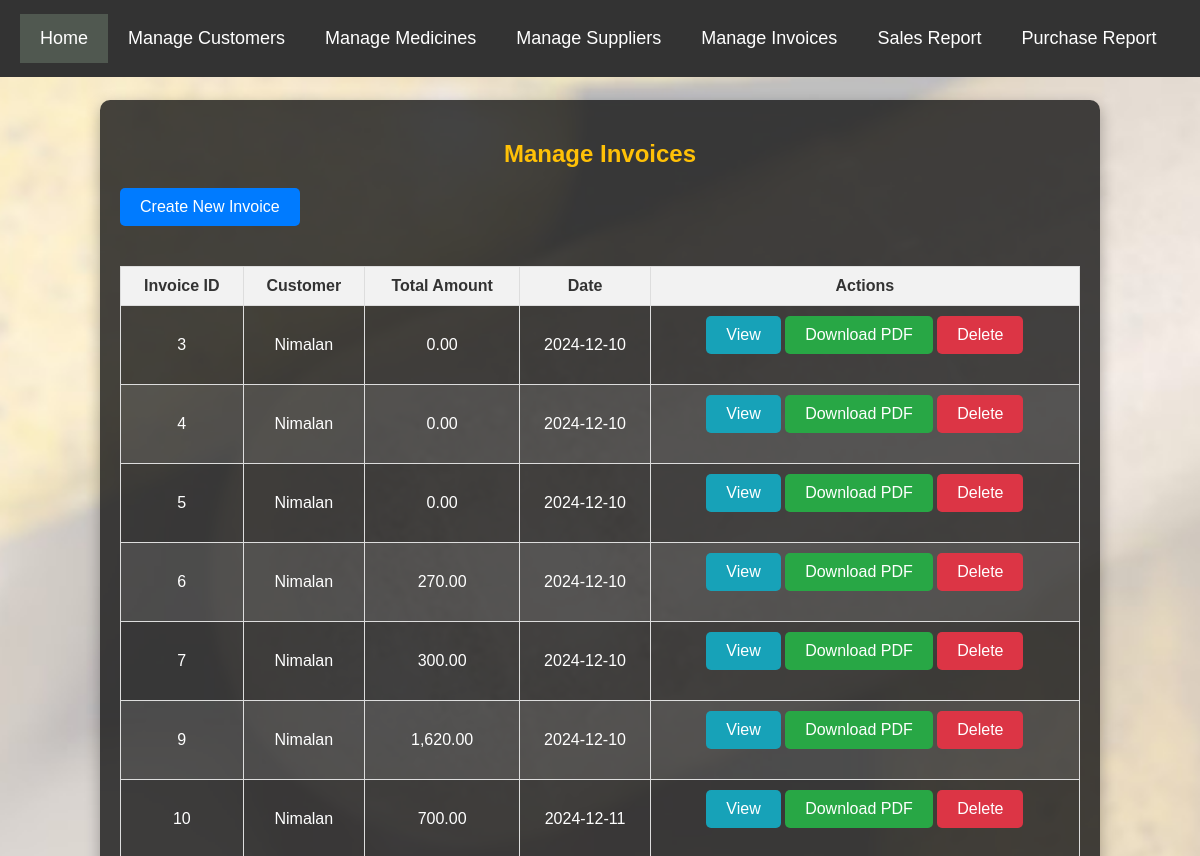
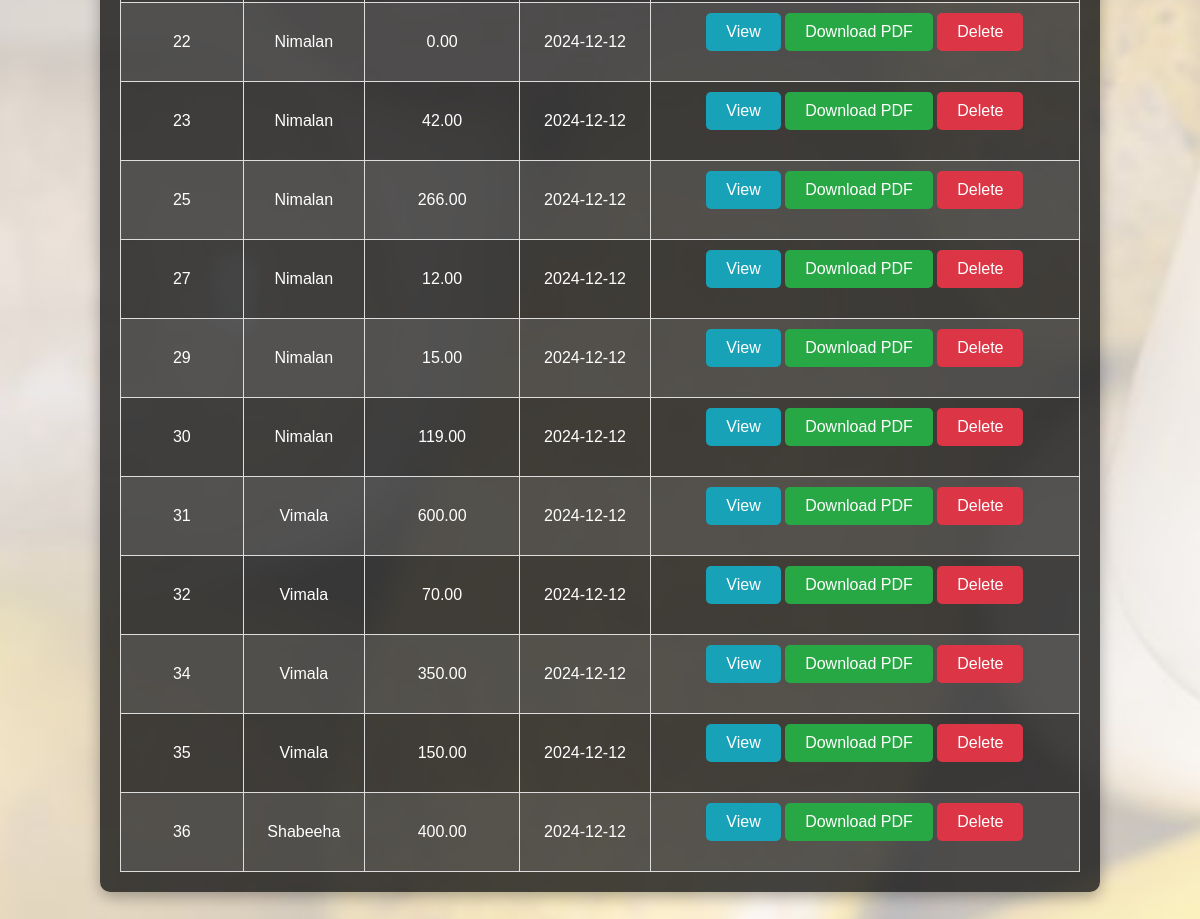
The app's page /manage_invoice.php (signed in) with its own data (2 pictures, top to bottom).
### tables this page shows
CREATE TABLE `invoices` (
  `invoice_id` int(11) NOT NULL,
  `customer_id` int(11) DEFAULT NULL,
  `total_amount` decimal(10,2) DEFAULT NULL,
  `date` date DEFAULT NULL
);

CREATE TABLE `customers` (
  `customer_id` int(11) NOT NULL,
  `name` varchar(100) DEFAULT NULL,
  `contact` varchar(20) DEFAULT NULL,
  `email` varchar(50) DEFAULT NULL
);

### public/manage_invoice.php (the view, shortened to what this page needs)
<?php
include('../includes/db.php');
$sql = "SELECT invoices.invoice_id, customers.name AS customer_name, invoices.total_amount, invoices.date
        FROM invoices
        JOIN customers ON invoices.customer_id = customers.customer_id";
$result = $conn->query($sql);
?>
<!DOCTYPE html>
<html lang="en">
<head>
</head>
<body>
<div class="navbar">
    <a href="dashboard.php" class="active">Home</a>
    <a href="manage_customer.php">Manage Customers</a>
    <a href="manage_medicine.php">Manage Medicines</a>
    <a href="manage_supplier.php">Manage Suppliers</a>
    <a href="manage_invoice.php">Manage Invoices</a>
    <a href="sales_report.php">Sales Report</a>
    <a href="purchase_report.php">Purchase Report</a>
</div>
    <div class="container">
        <h2>Manage Invoices</h2>
        <a href="new_invoice.php" class="btn btn-primary">Create New Invoice</a>
        <table class="table">
            <thead>
                <tr>
                    <th>Invoice ID</th>
                    <th>Customer</th>
                    <th>Total Amount</th>
                    <th>Date</th>
                    <th>Actions</th>
                </tr>
            </thead>
            <tbody>
                <?php
                if ($result->num_rows > 0) {
                    while ($row = $result->fetch_assoc()) {
                        echo "<tr>";
                        echo "<td>" . $row['invoice_id'] . "</td>";
                        echo "<td>" . $row['customer_name'] . "</td>";
                        echo "<td>" . number_format($row['total_amount'], 2) . "</td>";
                        echo "<td>" . $row['date'] . "</td>";
                        echo "<td>
                            <a href='view_invoice.php?invoice_id=" . $row['invoice_id'] . "' class='btn btn-info'>View</a>
                            <a href='generate_invoice_pdf.php?invoice_id=" . $row['invoice_id'] . "' class='btn btn-success'>Download PDF</a>
                            <a href='?delete=" . $row['invoice_id'] . "' class='btn btn-danger' onclick='return confirm(\"Are you sure you want to delete this invoice?\")'>Delete</a>
                        </td>";
                        echo "</tr>";
                    }
                } else {
                    echo "<tr class='table-empty'><td colspan='5'>No invoices found.</td></tr>";
                }
                ?>
            </tbody>
        </table>
    </div>
</body>
</html>

### public/manage_invoice.php (style rules this page uses)
body { background-image: url('../images/cap.jpg'); background-repeat: no-repeat; background-attachment: fixed; background-size: cover; background-position: center; font-family: Verdana, sans-serif; color: #fff; margin: 0; padding: 0; }
.container { width: 80%; margin: 100px auto; padding: 20px; background-color: rgba(22, 22, 22, 0.8); border-radius: 10px; box-shadow: 0 5px 15px rgba(0, 0, 0, 0.3); }
h2 { text-align: center; color: #ffc107; margin-bottom: 20px; }
.btn { display: inline-block; padding: 10px 20px; font-size: 16px; color: #fff; text-decoration: none; border-radius: 5px; margin-bottom: 20px; transition: background-color 0.3s ease; }
.btn-primary { background-color: #007bff; }
.btn-info { background-color: #17a2b8; }
.btn-success { background-color: #28a745; }
.btn-danger { background-color: #dc3545; }
.table { width: 100%; border-collapse: collapse; margin-top: 20px; }
.table th, .table td { border: 1px solid #ddd; padding: 10px; text-align: center; }
.table th { background-color: #f2f2f2; color: #333; }
.table tr:nth-child(even) { background-color: rgba(255, 255, 255, 0.1); }
.table td { color: #fff; }
.navbar { background-color: #333; overflow: hidden; padding: 14px 20px; position: fixed; width: 100%; top: 0; left: 0; z-index: 9999; }
.navbar a { float: left; display: block; color: #fff; text-align: center; padding: 14px 20px; text-decoration: none; font-size: 18px; font-family: Verdana, sans-serif; }
.navbar a.active { background-color: #505850; color: white; }

### records on screen
invoices: invoice_id "3", customer.name "Nimalan", total_amount "0.00", date "2024-12-10"
invoices: invoice_id "4", customer.name "Nimalan", total_amount "0.00", date "2024-12-10"
invoices: invoice_id "5", customer.name "Nimalan", total_amount "0.00", date "2024-12-10"
invoices: invoice_id "6", customer.name "Nimalan", total_amount "270.00", date "2024-12-10"
invoices: invoice_id "7", customer.name "Nimalan", total_amount "300.00", date "2024-12-10"
invoices: invoice_id "9", customer.name "Nimalan", total_amount "1,620.00", date "2024-12-10"
invoices: invoice_id "10", customer.name "Nimalan", total_amount "700.00", date "2024-12-11"
invoices: invoice_id "22", customer.name "Nimalan", total_amount "0.00", date "2024-12-12"
invoices: invoice_id "23", customer.name "Nimalan", total_amount "42.00", date "2024-12-12"
invoices: invoice_id "25", customer.name "Nimalan", total_amount "266.00", date "2024-12-12"
invoices: invoice_id "27", customer.name "Nimalan", total_amount "12.00", date "2024-12-12"
invoices: invoice_id "29", customer.name "Nimalan", total_amount "15.00", date "2024-12-12"
invoices: invoice_id "30", customer.name "Nimalan", total_amount "119.00", date "2024-12-12"
invoices: invoice_id "31", customer.name "Vimala", total_amount "600.00", date "2024-12-12"
invoices: invoice_id "32", customer.name "Vimala", total_amount "70.00", date "2024-12-12"
invoices: invoice_id "34", customer.name "Vimala", total_amount "350.00", date "2024-12-12"
invoices: invoice_id "35", customer.name "Vimala", total_amount "150.00", date "2024-12-12"
invoices: invoice_id "36", customer.name "Shabeeha", total_amount "400.00", date "2024-12-12"
